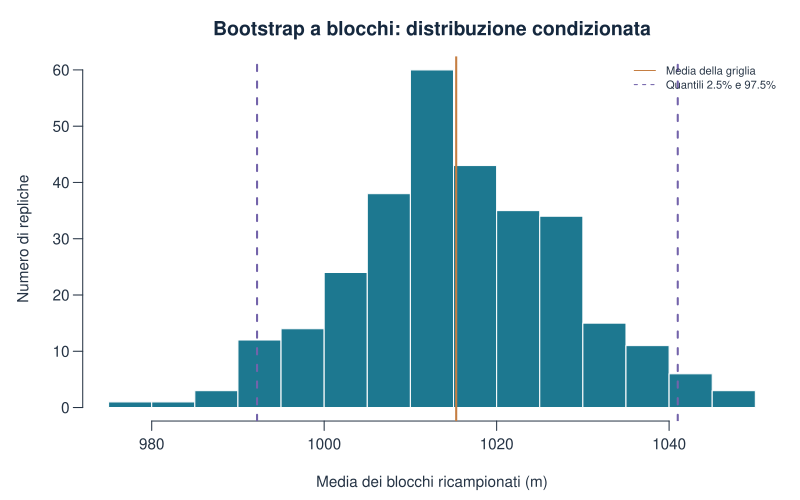

Generate this figure with R:
stile_grafico()
hist(b,breaks=20,col=palette_geo[1],border="white",xlab="Media dei blocchi ricampionati (m)",
  ylab="Numero di repliche",main="Bootstrap a blocchi: distribuzione condizionata")
abline(v=mean(v),col=palette_geo[2],lwd=2);abline(v=q,col=palette_geo[3],lty=2,lwd=2)
legend("topright",c("Media della griglia","Quantili 2.5% e 97.5%"),
  col=palette_geo[c(2,3)],lty=c(1,2),bty="n",cex=.75)
write.csv(risultato,percorso_risultati("bootstrap_blocchi.csv"),row.names=FALSE)
write.csv(data.frame(replica=1:300,media=b),percorso_risultati("repliche_blocchi.csv"),row.names=FALSE)
